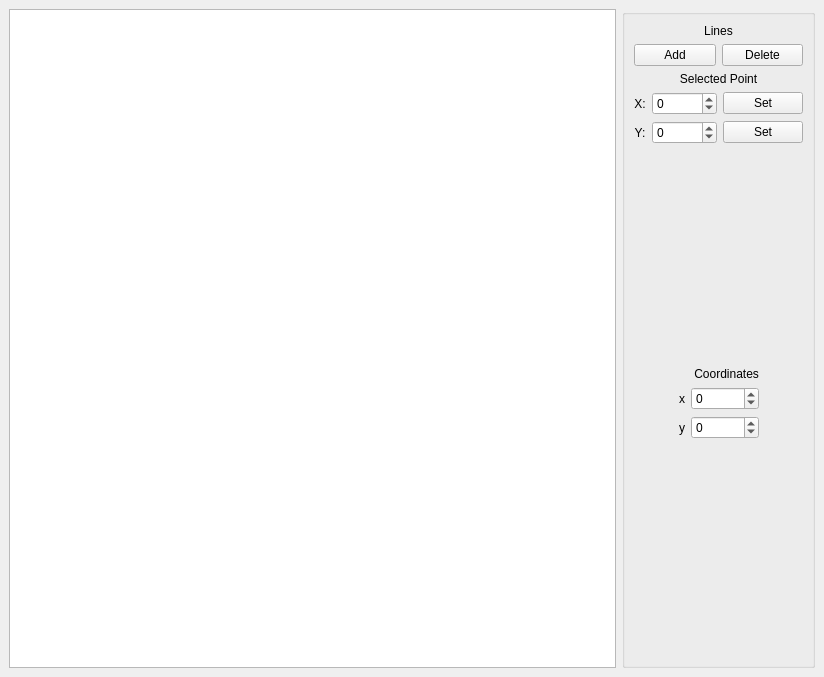
<?xml version="1.0" encoding="UTF-8"?>
<ui version="4.0">
 <class>MainWindow</class>
 <widget class="QMainWindow" name="MainWindow">
  <property name="geometry">
   <rect>
    <x>0</x>
    <y>0</y>
    <width>824</width>
    <height>677</height>
   </rect>
  </property>
  <property name="windowTitle">
   <string>LAB 5</string>
  </property>
  <widget class="QWidget" name="centralwidget">
   <layout class="QHBoxLayout" name="horizontalLayout">
    <item>
     <widget class="MyGraphicView" name="graphicsView">
      <property name="sizePolicy">
       <sizepolicy hsizetype="Preferred" vsizetype="Expanding">
        <horstretch>0</horstretch>
        <verstretch>0</verstretch>
       </sizepolicy>
      </property>
     </widget>
    </item>
    <item>
     <widget class="QGroupBox" name="groupBox">
      <property name="sizePolicy">
       <sizepolicy hsizetype="Maximum" vsizetype="Preferred">
        <horstretch>0</horstretch>
        <verstretch>0</verstretch>
       </sizepolicy>
      </property>
      <property name="title">
       <string/>
      </property>
      <layout class="QVBoxLayout" name="verticalLayout">
       <item>
        <layout class="QGridLayout" name="gridLayout_3">
         <item row="0" column="0" colspan="2">
          <widget class="QLabel" name="labelSegments">
           <property name="text">
            <string>Lines</string>
           </property>
           <property name="alignment">
            <set>Qt::AlignCenter</set>
           </property>
          </widget>
         </item>
         <item row="1" column="0">
          <widget class="QPushButton" name="pushButtonAddSegment">
           <property name="text">
            <string>Add</string>
           </property>
          </widget>
         </item>
         <item row="1" column="1">
          <widget class="QPushButton" name="pushButtonDeleteSegment">
           <property name="text">
            <string>Delete</string>
           </property>
          </widget>
         </item>
        </layout>
       </item>
       <item>
        <layout class="QGridLayout" name="gridLayout">
         <property name="sizeConstraint">
          <enum>QLayout::SetMinimumSize</enum>
         </property>
         <item row="2" column="2">
          <widget class="QPushButton" name="pushButtonYSet">
           <property name="text">
            <string>Set</string>
           </property>
          </widget>
         </item>
         <item row="1" column="0">
          <widget class="QLabel" name="labelXSet">
           <property name="text">
            <string>X:</string>
           </property>
           <property name="alignment">
            <set>Qt::AlignCenter</set>
           </property>
          </widget>
         </item>
         <item row="2" column="1">
          <widget class="QSpinBox" name="spinBoxYSet">
           <property name="minimum">
            <number>-10000</number>
           </property>
           <property name="maximum">
            <number>10000</number>
           </property>
          </widget>
         </item>
         <item row="1" column="2">
          <widget class="QPushButton" name="pushButtonXSet">
           <property name="text">
            <string>Set</string>
           </property>
          </widget>
         </item>
         <item row="2" column="0">
          <widget class="QLabel" name="labelYSet">
           <property name="text">
            <string>Y:</string>
           </property>
           <property name="alignment">
            <set>Qt::AlignCenter</set>
           </property>
          </widget>
         </item>
         <item row="1" column="1">
          <widget class="QSpinBox" name="spinBoxXSet">
           <property name="minimum">
            <number>-10000</number>
           </property>
           <property name="maximum">
            <number>10000</number>
           </property>
          </widget>
         </item>
         <item row="0" column="0" colspan="3">
          <widget class="QLabel" name="labelPoints">
           <property name="text">
            <string>Selected Point</string>
           </property>
           <property name="alignment">
            <set>Qt::AlignCenter</set>
           </property>
          </widget>
         </item>
        </layout>
       </item>
       <item>
        <spacer name="verticalSpacer_2">
         <property name="orientation">
          <enum>Qt::Vertical</enum>
         </property>
         <property name="sizeHint" stdset="0">
          <size>
           <width>20</width>
           <height>40</height>
          </size>
         </property>
        </spacer>
       </item>
       <item>
        <layout class="QGridLayout" name="gridLayout_2">
         <property name="sizeConstraint">
          <enum>QLayout::SetMinimumSize</enum>
         </property>
         <item row="3" column="0">
          <spacer name="horizontalSpacer_2">
           <property name="orientation">
            <enum>Qt::Horizontal</enum>
           </property>
           <property name="sizeHint" stdset="0">
            <size>
             <width>40</width>
             <height>20</height>
            </size>
           </property>
          </spacer>
         </item>
         <item row="3" column="1">
          <widget class="QLabel" name="labelYValue">
           <property name="text">
            <string>y</string>
           </property>
           <property name="alignment">
            <set>Qt::AlignCenter</set>
           </property>
          </widget>
         </item>
         <item row="3" column="2">
          <widget class="QSpinBox" name="spinBoxYValue">
           <property name="enabled">
            <bool>true</bool>
           </property>
           <property name="minimum">
            <number>-10000</number>
           </property>
           <property name="maximum">
            <number>10000</number>
           </property>
          </widget>
         </item>
         <item row="2" column="2">
          <widget class="QSpinBox" name="spinBoxXValue">
           <property name="enabled">
            <bool>true</bool>
           </property>
           <property name="minimum">
            <number>-10000</number>
           </property>
           <property name="maximum">
            <number>10000</number>
           </property>
          </widget>
         </item>
         <item row="3" column="3">
          <spacer name="horizontalSpacer">
           <property name="orientation">
            <enum>Qt::Horizontal</enum>
           </property>
           <property name="sizeHint" stdset="0">
            <size>
             <width>40</width>
             <height>20</height>
            </size>
           </property>
          </spacer>
         </item>
         <item row="2" column="1">
          <widget class="QLabel" name="labelXValue">
           <property name="layoutDirection">
            <enum>Qt::LeftToRight</enum>
           </property>
           <property name="frameShadow">
            <enum>QFrame::Plain</enum>
           </property>
           <property name="text">
            <string>x</string>
           </property>
           <property name="alignment">
            <set>Qt::AlignCenter</set>
           </property>
          </widget>
         </item>
         <item row="1" column="2">
          <widget class="QLabel" name="labelCoordinates">
           <property name="text">
            <string> Coordinates</string>
           </property>
           <property name="alignment">
            <set>Qt::AlignCenter</set>
           </property>
          </widget>
         </item>
        </layout>
       </item>
       <item>
        <spacer name="verticalSpacer">
         <property name="orientation">
          <enum>Qt::Vertical</enum>
         </property>
         <property name="sizeHint" stdset="0">
          <size>
           <width>20</width>
           <height>40</height>
          </size>
         </property>
        </spacer>
       </item>
      </layout>
     </widget>
    </item>
   </layout>
  </widget>
 </widget>
 <customwidgets>
  <customwidget>
   <class>MyGraphicView</class>
   <extends>QGraphicsView</extends>
   <header>mygraphicview.h</header>
  </customwidget>
 </customwidgets>
 <resources/>
 <connections/>
</ui>
